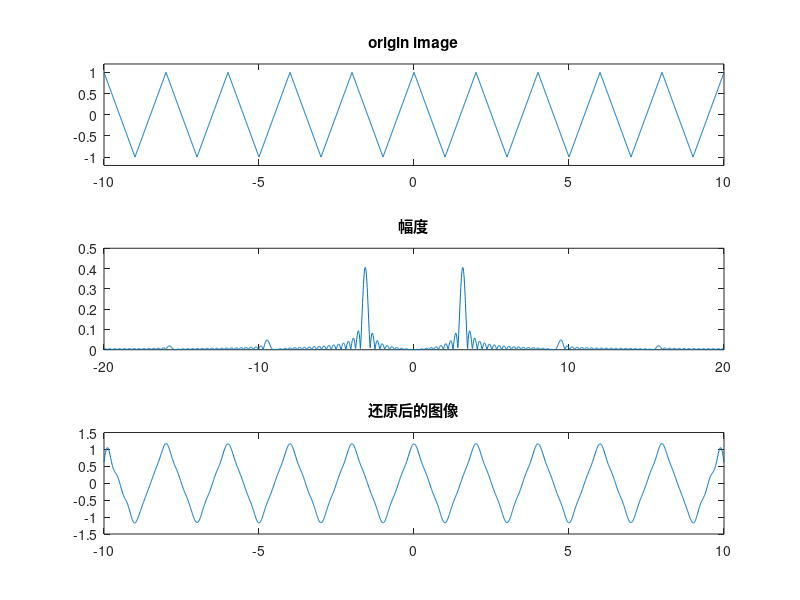

Source code (MATLAB):
t=-10:0.01:10;
f=sawtooth((t-1)*pi,0.5);

subplot(311)
plot(t,f);
ylim([-1.2 1.2])
title('origin image');

N=2000;
deltaT=1/N;
delta=0.01;
w=-20:delta*2:20;
F=deltaT*f*exp(-j*t'*w);
subplot(312)
plot(w,abs(F));
title('幅度');


deltaW=0.5;%omega/K omega 是频域采样的区间长度 K是时域采样点个数
f1=deltaW*F*exp(j*w'*t)./(2.0*pi);
subplot(313)
plot(t,f1);
title('还原后的图像');